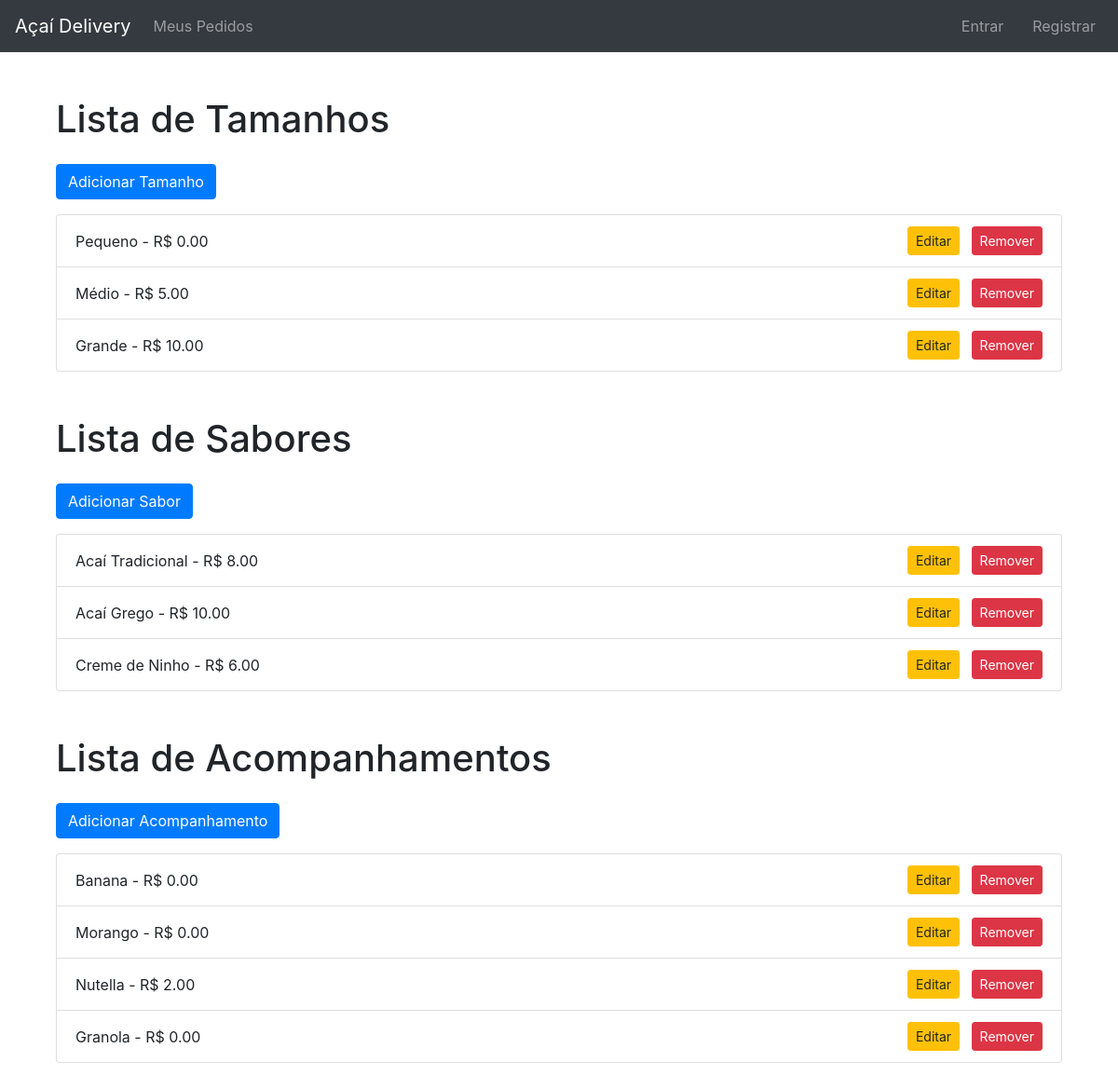
Page /ingrediente/ingredientes/ on the committed database.
### ingrediente/models.py (models this page shows, shortened)
class Tamanho(models.Model):
    nome = models.CharField(max_length=50)
    preco_adicional = models.DecimalField(max_digits=5, decimal_places=2)

class Sabor(models.Model):
    nome = models.CharField(max_length=100)
    preco_adicional = models.DecimalField(max_digits=5, decimal_places=2)

class Acompanhamento(models.Model):
    nome = models.CharField(max_length=100)
    preco_adicional = models.DecimalField(max_digits=5, decimal_places=2)

### ingrediente/views.py (the view)
# urls.py: path('ingredientes/', views.listar_ingredientes, name='listar_ingredientes'),
def listar_ingredientes(request):
    acompanhamentos = Acompanhamento.objects.all()
    tamanhos = Tamanho.objects.all()
    sabores = Sabor.objects.all()
    return render(request, 'ingrediente/listar_ingredientes.html', {'acompanhamentos': acompanhamentos, 'tamanhos': tamanhos, 'sabores': sabores})

### templates/ingrediente/listar_ingredientes.html (shortened to what this page needs)
{% extends 'base.html' %}
{% block content %}
<div class="container mt-4">
    <h1 class="mb-4">Lista de Tamanhos</h1>
    <a href="{% url 'adicionar_tamanho' %}" class="btn btn-primary mb-3">Adicionar Tamanho</a>
    <ul class="list-group mb-5">
        {% for tamanho in tamanhos %}
            <li class="list-group-item d-flex justify-content-between align-items-center">
                {{ tamanho.nome }} - R$ {{ tamanho.preco_adicional }}
                <span>
                    <a href="{% url 'editar_tamanho' tamanho.id %}" class="btn btn-warning btn-sm">Editar</a>
                    <a href="{% url 'remover_tamanho' tamanho.id %}" class="btn btn-danger btn-sm ml-2">Remover</a>
                </span>
            </li>
        {% empty %}
            <li class="list-group-item">Nenhum tamanho disponível.</li>
        {% endfor %}
    </ul>
    <h1 class="mb-4">Lista de Sabores</h1>
    <a href="{% url 'adicionar_sabor' %}" class="btn btn-primary mb-3">Adicionar Sabor</a>
    <ul class="list-group mb-5">
        {% for sabor in sabores %}
            <li class="list-group-item d-flex justify-content-between align-items-center">
                {{ sabor.nome }} - R$ {{ sabor.preco_adicional }}
                <span>
                    <a href="{% url 'editar_sabor' sabor.id %}" class="btn btn-warning btn-sm">Editar</a>
                    <a href="{% url 'remover_sabor' sabor.id %}" class="btn btn-danger btn-sm ml-2">Remover</a>
                </span>
            </li>
        {% empty %}
            <li class="list-group-item">Nenhum sabor disponível.</li>
        {% endfor %}
    </ul>
    <h1 class="mb-4">Lista de Acompanhamentos</h1>
    <a href="{% url 'adicionar_acompanhamento' %}" class="btn btn-primary mb-3">Adicionar Acompanhamento</a>
    <ul class="list-group">
        {% for acompanhamento in acompanhamentos %}
            <li class="list-group-item d-flex justify-content-between align-items-center">
                {{ acompanhamento.nome }} - R$ {{ acompanhamento.preco_adicional }}
                <span>
                    <a href="{% url 'editar_acompanhamento' acompanhamento.id %}" class="btn btn-warning btn-sm">Editar</a>
                    <a href="{% url 'remover_acompanhamento' acompanhamento.id %}" class="btn btn-danger btn-sm ml-2">Remover</a>
                </span>
            </li>
        {% empty %}
            <li class="list-group-item">Nenhum acompanhamento disponível.</li>
        {% endfor %}
    </ul>
</div>
{% endblock %}

### templates/base.html (style rules this page uses)
.container { margin-bottom: 60px; }

### rows in the picture
Tamanho: nome "Pequeno", preco_adicional "0.00"
Tamanho: nome "Médio", preco_adicional "5.00"
Tamanho: nome "Grande", preco_adicional "10.00"
Sabor: nome "Acaí Tradicional", preco_adicional "8.00"
Sabor: nome "Acaí Grego", preco_adicional "10.00"
Sabor: nome "Creme de Ninho", preco_adicional "6.00"
Acompanhamento: nome "Banana", preco_adicional "0.00"
Acompanhamento: nome "Morango", preco_adicional "0.00"
Acompanhamento: nome "Nutella", preco_adicional "2.00"
Acompanhamento: nome "Granola", preco_adicional "0.00"
